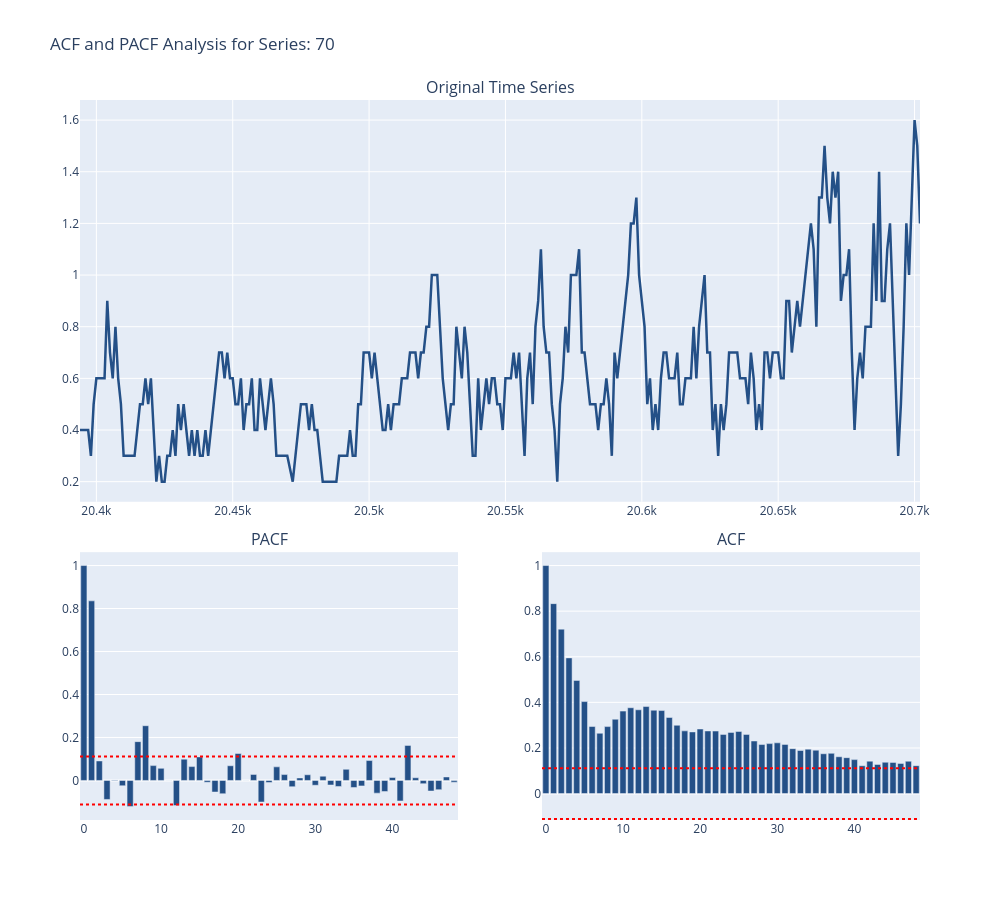

Notebook source saved alongside this figure:
### Code cell
AnalysisPlot_70.show()

### Figure 1 — Plotly figure (JSON) as saved in the notebook; plotly's stock layout.template omitted (floating-point values rounded to 4 significant figures; data arrays with more than 128 entries replaced by an {"elided": "..."} marker saying what was removed)
{"data": [{"line": {"color": "#245087", "width": 2.5}, "mode": "lines", "name": "Residuals", "type": "scatter", "x": {"elided": "309 int values"}, "xaxis": "x", "y": {"elided": "309 float values"}, "yaxis": "y"}, {"marker": {"color": "#245087"}, "name": "ACF", "type": "bar", "x": [0, 1, 2, 3, 4, 5, 6, 7, 8, 9, 10, 11, 12, 13, 14, 15, 16, 17, 18, 19, 20, 21, 22, 23, 24, 25, 26, 27, 28, 29, 30, 31, 32, 33, 34, 35, 36, 37, 38, 39, 40, 41, 42, 43, 44, 45, 46, 47, 48], "xaxis": "x2", "y": [1.0, 0.8357, 0.09079, -0.08842, 0.002163, -0.02465, -0.1217, 0.1806, 0.2547, 0.06902, 0.0563, -0.0004343, -0.117, 0.09904, 0.06454, 0.1097, -0.008296, -0.05386, -0.06175, 0.06828, 0.1255, 0.0001294, 0.02827, -0.1003, -0.009401, 0.06326, 0.02738, -0.02914, 0.01165, 0.02646, -0.02237, 0.01983, -0.02111, -0.02797, 0.05178, -0.03266, -0.02531, 0.09263, -0.059, -0.0516, 0.01386, -0.09545, 0.1631, 0.01242, -0.01487, -0.04922, -0.04282, 0.01622, -0.007864], "yaxis": "y2"}, {"marker": {"color": "#245087"}, "name": "ACF", "type": "bar", "x": [0, 1, 2, 3, 4, 5, 6, 7, 8, 9, 10, 11, 12, 13, 14, 15, 16, 17, 18, 19, 20, 21, 22, 23, 24, 25, 26, 27, 28, 29, 30, 31, 32, 33, 34, 35, 36, 37, 38, 39, 40, 41, 42, 43, 44, 45, 46, 47, 48], "xaxis": "x3", "y": [1.0, 0.833, 0.7211, 0.5951, 0.4963, 0.4034, 0.2941, 0.2646, 0.2937, 0.3261, 0.3616, 0.3764, 0.3674, 0.3816, 0.3657, 0.3641, 0.3338, 0.2995, 0.275, 0.2704, 0.2832, 0.2747, 0.2742, 0.2596, 0.2683, 0.2726, 0.2596, 0.2306, 0.2151, 0.2191, 0.2226, 0.2156, 0.1969, 0.189, 0.1949, 0.1904, 0.1746, 0.1765, 0.1615, 0.1575, 0.1489, 0.1221, 0.1421, 0.1278, 0.1373, 0.1368, 0.1322, 0.1419, 0.1223], "yaxis": "y3"}], "layout": {"annotations": [{"font": {"size": 16}, "showarrow": false, "text": "Original Time Series", "x": 0.5, "xanchor": "center", "xref": "paper", "y": 1, "yanchor": "bottom", "yref": "paper"}, {"font": {"size": 16}, "showarrow": false, "text": "PACF", "x": 0.225, "xanchor": "center", "xref": "paper", "y": 0.372, "yanchor": "bottom", "yref": "paper"}, {"font": {"size": 16}, "showarrow": false, "text": "ACF", "x": 0.775, "xanchor": "center", "xref": "paper", "y": 0.372, "yanchor": "bottom", "yref": "paper"}], "height": 900, "shapes": [{"line": {"color": "red", "dash": "dot"}, "type": "line", "x0": 0, "x1": 1, "xref": "x2 domain", "y0": 0.1115, "y1": 0.1115, "yref": "y2"}, {"line": {"color": "red", "dash": "dot"}, "type": "line", "x0": 0, "x1": 1, "xref": "x2 domain", "y0": -0.1115, "y1": -0.1115, "yref": "y2"}, {"line": {"color": "red", "dash": "dot"}, "type": "line", "x0": 0, "x1": 1, "xref": "x3 domain", "y0": 0.1115, "y1": 0.1115, "yref": "y3"}, {"line": {"color": "red", "dash": "dot"}, "type": "line", "x0": 0, "x1": 1, "xref": "x3 domain", "y0": -0.1115, "y1": -0.1115, "yref": "y3"}], "showlegend": false, "title": {"text": "ACF and PACF Analysis for Series: 70"}, "width": 1000, "xaxis": {"anchor": "y", "domain": [0, 1]}, "xaxis2": {"anchor": "y2", "domain": [0, 0.45]}, "xaxis3": {"anchor": "y3", "domain": [0.55, 1]}, "yaxis": {"anchor": "x", "domain": [0.442, 1]}, "yaxis2": {"anchor": "x2", "domain": [0, 0.372]}, "yaxis3": {"anchor": "x3", "domain": [0, 0.372]}}}
